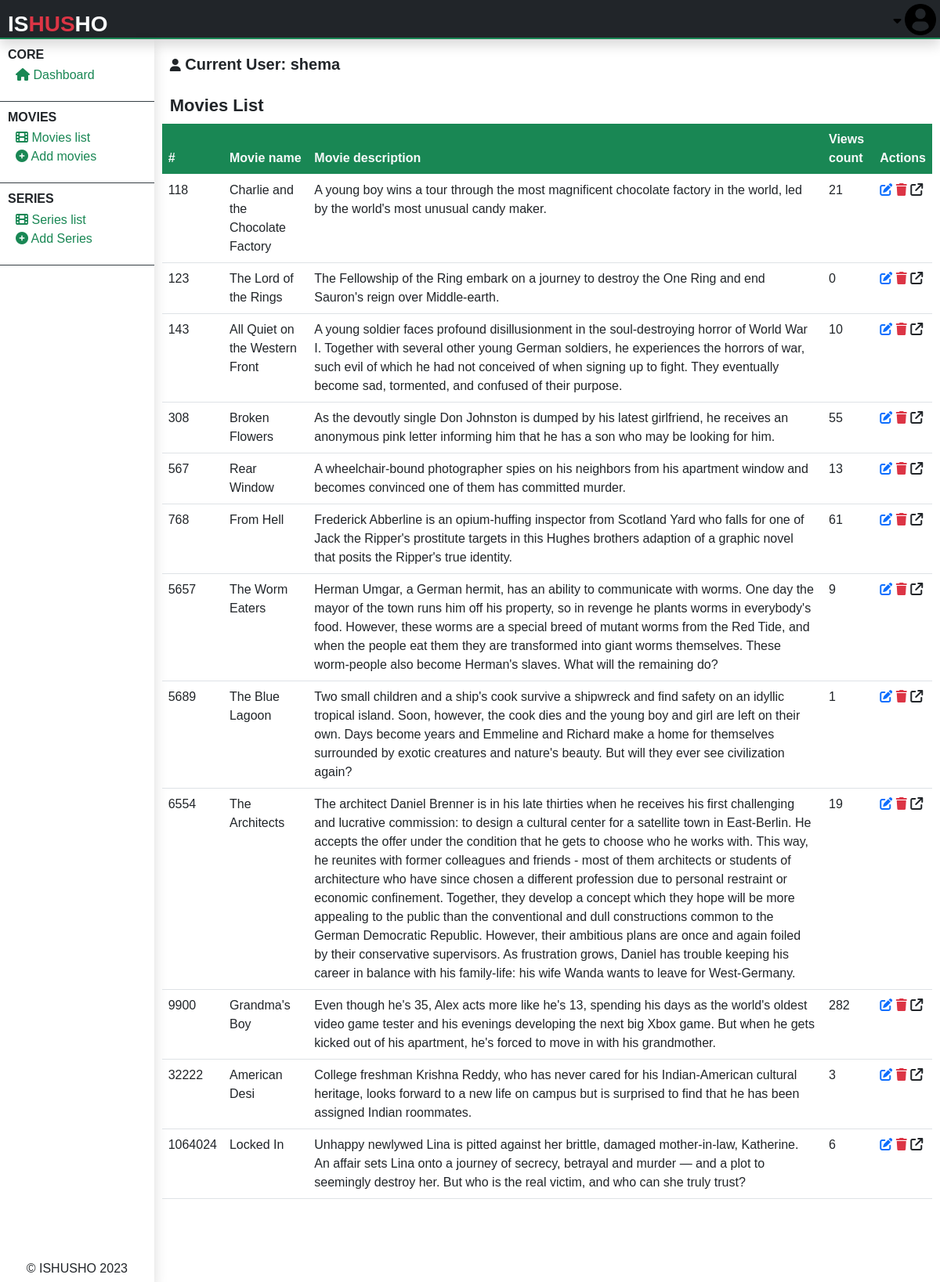
The page /admin/admin-movies-list.php (signed in) on the database its author committed.
### tables this page shows
CREATE TABLE `movies` (
  `movie_id` varchar(255) NOT NULL,
  `movie_name` text NOT NULL,
  `movie_description` text NOT NULL,
  `movie_categories` text NOT NULL,
  `movie_poster` text NOT NULL,
  `movie_url` text NOT NULL,
  `url720` text NOT NULL,
  `url480` text NOT NULL,
  `release_date` varchar(255) NOT NULL,
  `addition_date` text NOT NULL,
  `added_by` int(11) NOT NULL
);

### admin/admin-movies-list.php (the view, shortened to what this page needs)
<?php
include("../php/global/server.php");
?>
<!DOCTYPE html>
<html lang="en">
<head>
    <?php
    include('../php/global/cdns.php');
    ?>
    <link rel="stylesheet" href="../styles/admin-main.css">
</head>
<body>
    <div class="main-container">
        <?php
        include("./php/header.php");
        ?>
        <section class="center-section">
            <?php
            include('./php/nav-left.php');
            ?>
            <div class="right-contents">
                <?php
                include("./php/acting-user.php");
                ?>
                <div class="all-interchange">
                    <h1>
                        Movies list
                    </h1>
                    <table class="table table-responsive table-hover">
                        <thead>
                            <tr class="bg-success text-light">
                                <th>
                                    #
                                </th>
                                <th>
                                    Movie name
                                </th>
                                <th>
                                    Movie description
                                </th>
                                <th>
                                    Views count
                                </th>
                                <th>
                                    Actions
                                </th>
                            </tr>
                        </thead>
                        <tbody>
                            <?php
                            $getMovies = mysqli_query($server, "SELECT * from
                                    movies ORDER BY CAST(movie_id AS UNSIGNED)
                                ");
                            ?>
                            <?php
                            while ($dataMovies = mysqli_fetch_array($getMovies)) {
                            ?>
                                <tr>
                                    <td>
                                        <?php echo $video = $dataMovies['movie_id']; ?>
                                    </td>
                                    <td>
                                        <?php echo $dataMovies['movie_name']; ?>
                                    </td>
                                    <td>
                                        <?php echo $dataMovies['movie_description']; ?>
                                    </td>
                                    <td>
                                        <?php
                                        $getMovieViewsCount = mysqli_query($server, "SELECT * from
                                                    movie_views WHERE movie = '$video'
                                                ");
                                        echo mysqli_num_rows($getMovieViewsCount);
                                        ?>
                                    </td>
                                    <td>
                                        <a href="admin-edit-movie.php?edit&v=<?php echo $video; ?>" class="">
                                            <i class="fa fa-edit text-primary"></i>
                                        </a>
                                        <a href="?delete&v=<?php echo $video; ?>" onclick="return confirm('Are you sure to delete?');">
                                            <i class="fa fa-trash text-danger"></i>
                                        </a>
                                        <a href="../watch.php?v=<?php echo $video; ?>" target="_blank">
                                            <i class="fa fa-external-link text-dark"></i>
                                        </a>
                                    </td>
                                </tr>
                            <?php
                            }
                            ?>
                        </tbody>
                    </table>
                </div>
            </div>
        </section>
    </div>
</body>
</html>

### styles/admin-main.css (style rules this page uses)
* { font-family: 'Gill Sans', 'Gill Sans MT', Calibri, 'Trebuchet MS', sans-serif; margin: 0; padding: 0; text-decoration: none; font-size: 16px; }
a { text-decoration: none; }
body { width: 100vw; overflow: hidden; }
.main-container { overflow: hidden; width: 100vw; height: 100vh; }
.main-container .center-section { display: flex; flex-direction: row; height: calc(100vh - 50px); }
.main-container .center-section .right-contents { margin: 10px; height: calc(100vh - 50px); width: calc(100vw - 200px); overflow: auto; padding-bottom: 100px; }
.main-container .center-section .right-contents .all-interchange h1 { margin: 10px; font-size: 22px; color: #212529; font-weight: bold; text-transform: capitalize; }
.main-container .center-section .right-contents .all-interchange table thead tr { position: sticky; top: 0px; }

### rows shown on the page
movies: movie_id "118", movie_name "Charlie and the Chocolate Factory", movie_description "A young boy wins a tour through the most magnificent chocolate factory in the world, led by the world's most unusual candy maker.", mysqli_num_rows($getMovieViewsCount) "21"
movies: movie_id "123", movie_name "The Lord of the Rings", movie_description "The Fellowship of the Ring embark on a journey to destroy the One Ring and end Sauron's reign over Middle-earth.", mysqli_num_rows($getMovieViewsCount) "0"
movies: movie_id "143", movie_name "All Quiet on the Western Front", movie_description "A young soldier faces profound disillusionment in the soul-destroying horror of World War I. Together with several other young German soldiers, he experiences the horrors of war, such evil of which he had not conceived of when signing up to fight. They eventually become sad, tormented, and confused of their purpose.", mysqli_num_rows($getMovieViewsCount) "10"
movies: movie_id "308", movie_name "Broken Flowers", movie_description "As the devoutly single Don Johnston is dumped by his latest girlfriend, he receives an anonymous pink letter informing him that he has a son who may be looking for him.", mysqli_num_rows($getMovieViewsCount) "55"
movies: movie_id "567", movie_name "Rear Window", movie_description "A wheelchair-bound photographer spies on his neighbors from his apartment window and becomes convinced one of them has committed murder.", mysqli_num_rows($getMovieViewsCount) "13"
movies: movie_id "768", movie_name "From Hell", movie_description "Frederick Abberline is an opium-huffing inspector from Scotland Yard who falls for one of Jack the Ripper's prostitute targets in this Hughes brothers adaption of a graphic novel that posits the Ripper's true identity.", mysqli_num_rows($getMovieViewsCount) "61"
movies: movie_id "5657", movie_name "The Worm Eaters", movie_description "Herman Umgar, a German hermit, has an ability to communicate with worms. One day the mayor of the town runs him off his property, so in revenge he plants worms in everybody's food. However, these worms are a special breed of mutant worms from the Red Tide, and when the people eat them they are transformed into giant worms themselves. These worm-people also become Herman's slaves. What will the remaining do?", mysqli_num_rows($getMovieViewsCount) "9"
movies: movie_id "5689", movie_name "The Blue Lagoon", movie_description "Two small children and a ship's cook survive a shipwreck and find safety on an idyllic tropical island. Soon, however, the cook dies and the young boy and girl are left on their own. Days become years and Emmeline and Richard make a home for themselves surrounded by exotic creatures and nature's beauty. But will they ever see civilization again?", mysqli_num_rows($getMovieViewsCount) "1"
movies: movie_id "6554", movie_name "The Architects", movie_description "The architect Daniel Brenner is in his late thirties when he receives his first challenging and lucrative commission: to design a cultural center for a satellite town in East-Berlin. He accepts the offer under the condition that he gets to choose who he works with. This way, he reunites with former colleagues and friends - most of them architects or students of architecture who have since chosen a different profession due to personal restraint or economic confinement. Together, they develop a concept which they hope will be more appealing to the public than the conventional and dull constructions common to the German Democratic Republic. However, their ambitious plans are once and again…", mysqli_num_rows($getMovieViewsCount) "19"
movies: movie_id "9900", movie_name "Grandma's Boy", movie_description "Even though he's 35, Alex acts more like he's 13, spending his days as the world's oldest video game tester and his evenings developing the next big Xbox game. But when he gets kicked out of his apartment, he's forced to move in with his grandmother.", mysqli_num_rows($getMovieViewsCount) "282"
movies: movie_id "32222", movie_name "American Desi", movie_description "College freshman Krishna Reddy, who has never cared for his Indian-American cultural heritage, looks forward to a new life on campus but is surprised to find that he has been assigned Indian roommates.", mysqli_num_rows($getMovieViewsCount) "3"
movies: movie_id "1064024", movie_name "Locked In", movie_description "Unhappy newlywed Lina is pitted against her brittle, damaged mother-in-law, Katherine. An affair sets Lina onto a journey of secrecy, betrayal and murder — and a plot to seemingly destroy her. But who is the real victim, and who can she truly trust?", mysqli_num_rows($getMovieViewsCount) "6"

### other values the page prints
$actingAdminUN "shema"
